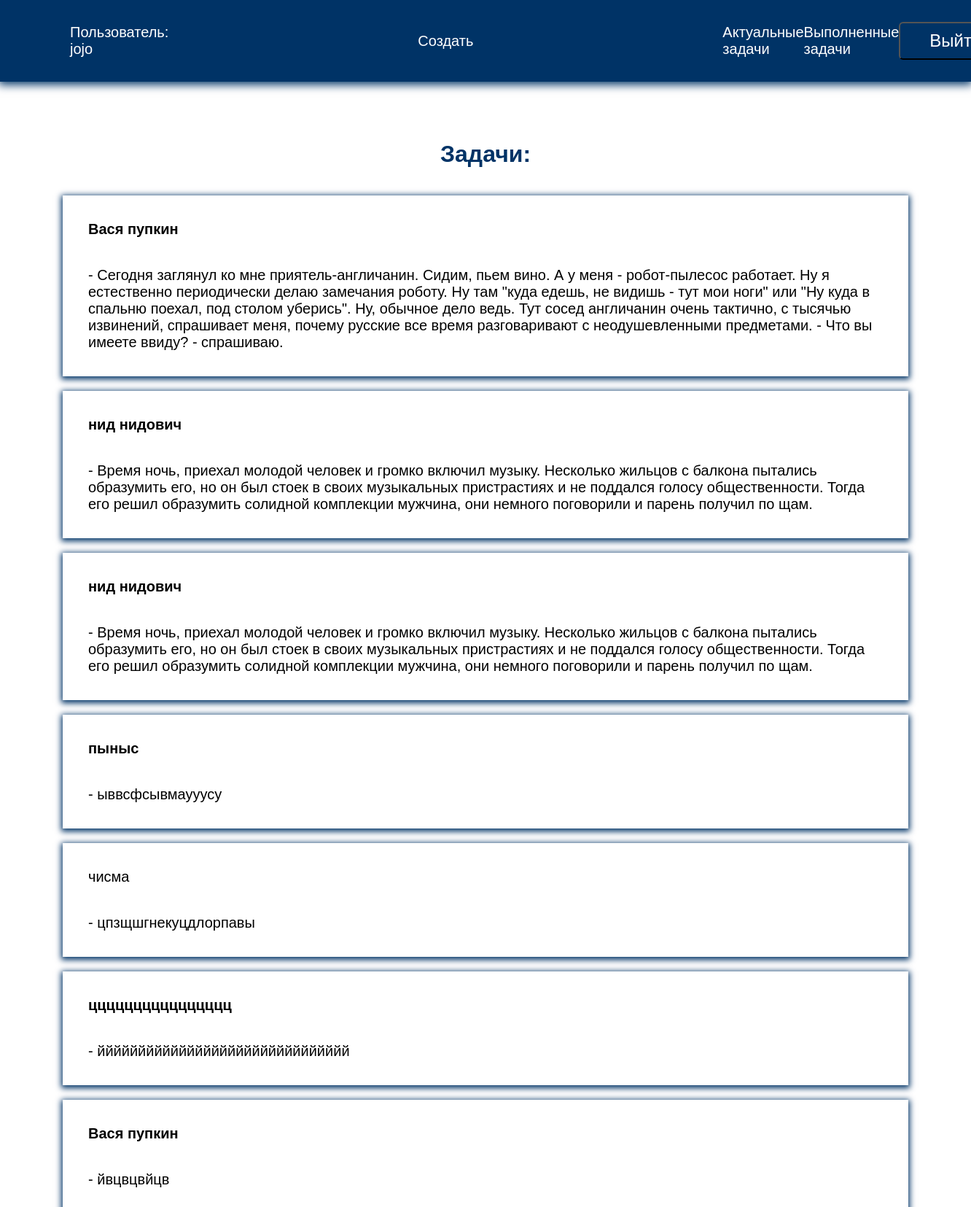
The page /current/ (signed in) on the database as committed earlier.
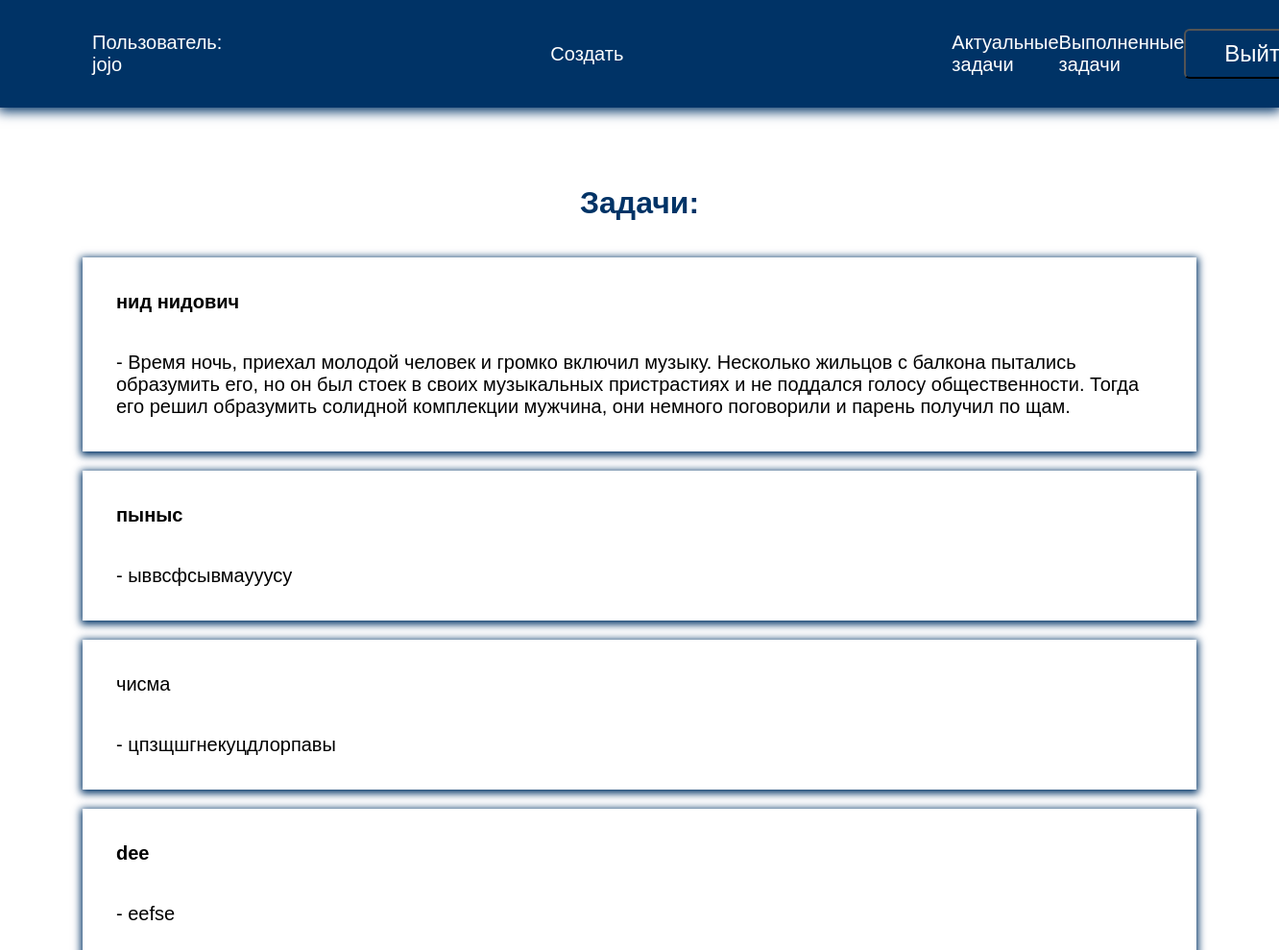
The same page on the database as committed later.
### todo/models.py (models this page shows, shortened)
class Todo(models.Model):
    title = models.CharField(max_length=100)
    memo = models.TextField(blank=True)
    created = models.DateTimeField(auto_now_add=True)
    date_completed = models.DateTimeField(null=True, blank=True)
    importand = models.BooleanField(default=False)
    user = models.ForeignKey(User, on_delete=models.CASCADE)
    def get_absolute_url(self):
        return reverse('viewtodo', kwargs={'todo_pk': self.pk})

### todo/views.py (the view)
# urls.py: path('current/', views.currenttodos, name='currenttodos'),
@login_required
def currenttodos(request):
    todos = Todo.objects.filter(user=request.user, date_completed__isnull=True)
    return render(request, 'todo/currenttodos.html', {'todos': todos})

### todo/templates/todo/currenttodos.html
{% extends  'todo/base.html' %}
{% block content %}
<h1>Задачи:</h1>
<ul>
    {% for todo in todos %}
    <li>
        <a href="{{ todo.get_absolute_url }}">{% if todo.importand %}
        <b>{{ todo.title }}</b>
        {% else %}
            {{ todo.title }}
        {% endif %}</a>
       <div>
           {% if todo.memo %}
           - {{ todo.memo }}
           {% endif %}
       </div>
    </li>
    {% endfor %}
</ul>
{% endblock %}

### todo/templates/todo/base.html (shortened to what this page needs)
<!DOCTYPE html>
{% load static %}
<html lang="en">
<head>
    <link rel="stylesheet" href="{% static 'css/style.css' %}">
</head>
<body>
{% if user.is_authenticated %}
<div class="menu">
    <div class="wrap">
        <ul>
            <li class="logo"><a href="">Пользователь: {{ user }}</a></li>
            <li class="logo"><a href="{% url 'createtodo' %}">Создать</a></li>
            <li><a href="{% url 'currenttodos' %}">Актуальные задачи</a></li>
            <li><a href="{% url 'completedtodo' %}">Выполненные задачи</a></li>
            <li>
                <form action="{% url 'logoutuser' %}" method="post">
                    <button class="btn">Выйти</button>
                </form>
            </li>
        </ul>
    </div>
</div>
{% endif %}
<div class="content">
    <div class="wrap">
        {% block content %}
        {% endblock %}
    </div>
</div>
</body>
</html>

### todo/static/css/style.css (style rules this page uses)
body { margin: 0; padding: 0; font-family: Arial, Helvetica, sans-serif; }
.wrap { max-width: 1200px; margin: 0 auto; padding: 10px 30px; box-sizing: border-box; }
.menu { background: #003366; box-shadow: 0 2px 12px 2px #003366; }
ul { list-style: none; padding: 0; }
.menu ul { display: flex; justify-content: space-between; align-items: center; font-size: 20px; }
.menu .logo { margin-right: 30%; color: #FFF; }
a { text-decoration: none; }
.menu a { color: #FFF; }
.content .wrap { display: flex; flex-direction: column; align-items: center; justify-content: center; margin-top: 40px; }
h1, h2 { color: #003366; }
.btn { background: #003366; color: #FFF; }
button { border-radius: 6px; box-shadow: inset, 0 0 6px 2px #FFF; padding: 10px 40px; margin-top: 0; font-size: 24px; cursor: pointer; }
.content li { box-shadow: 0 2px 8px 2px #003366; margin-bottom: 20px; font-size: 20px; padding: 15px; }
.content a { color: #000; display: block; padding: 20px; box-sizing: border-box; }
.content div { padding: 0 20px; }
.content div { padding: 20px; }

Rows that differ between the two databases and show on the page:
no longer on this page (row edited): Todo: title "Вася пупкин", memo "Cегодня заглянул ко мне приятель-англичанин. Сидим, пьем вино. А у меня - робот-пылесос работает. Ну я естественно периодически делаю замечания роботу. Ну там \"куда едешь, не видишь - тут мои ноги\" или \"Ну куда в спальню поехал, под столом уберись\". Ну, обычное дело ведь. Тут сосед англичанин очень тактично, с тысячью извинений, спрашивает меня, почему русские все время разговаривают с неодушевленными предметами. - Что вы имеете ввиду? - спрашиваю."
no longer on this page (row edited): Todo: title "нид нидович", memo "Время ночь, приехал молодой человек и громко включил музыку. Несколько жильцов с балкона пытались образумить его, но он был стоек в своих музыкальных пристрастиях и не поддался голосу общественности. Тогда его решил образумить солидной комплекции мужчина, они немного поговорили и парень получил по щам."
no longer on this page (row edited): Todo: title "цццццццццццццццц", memo "ййййййййййййййййййййййййййййййй"
removed Todo: title "Вася пупкин", memo "йвцвцвйцв"
added Todo: title "dee", memo "eefse"
